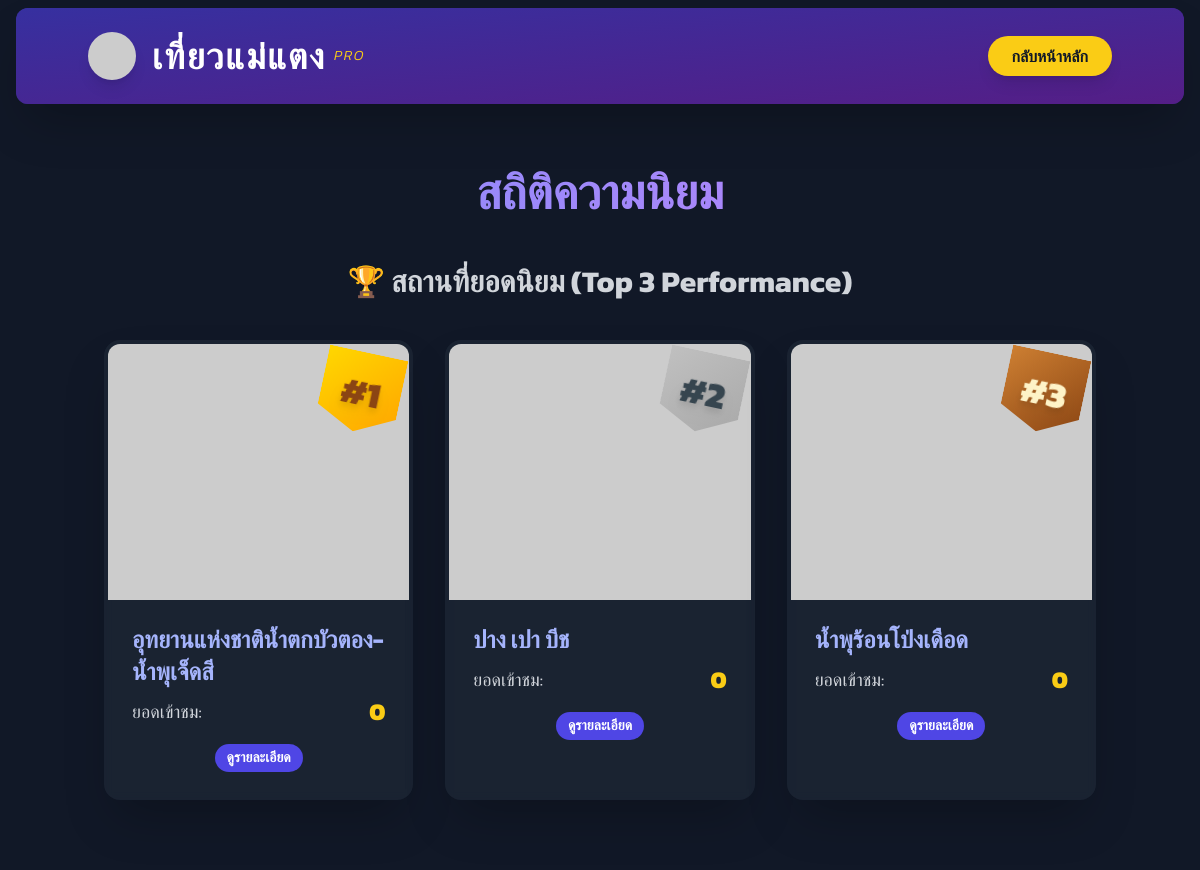
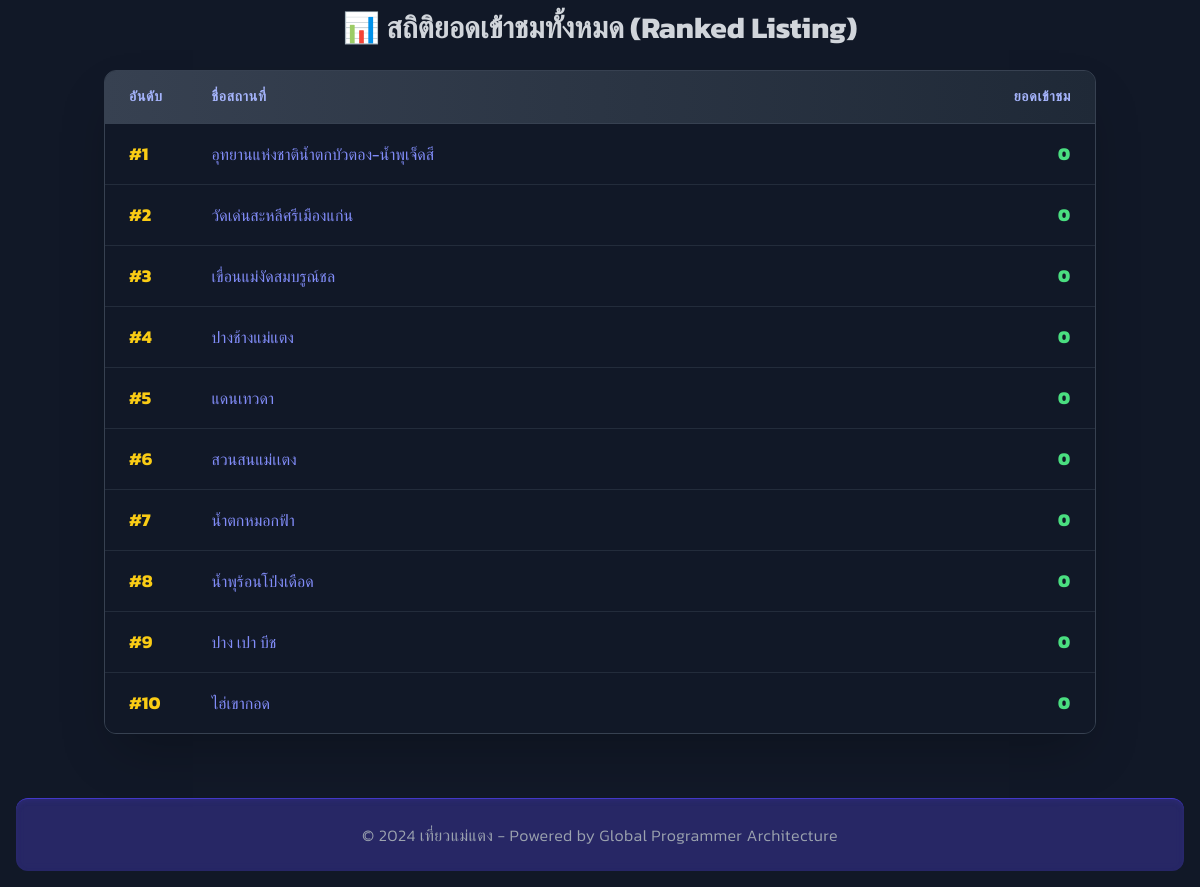
The page /statistics.php on the database its author committed (2 pictures, top to bottom).
### tables this page shows
CREATE TABLE `location1` (
  `id` int(11) NOT NULL,
  `name` varchar(255) NOT NULL,
  `description` text DEFAULT NULL,
  `description_short` varchar(255) DEFAULT NULL,
  `category_id` int(11) NOT NULL,
  `video_url` varchar(255) DEFAULT NULL,
  `latitude` decimal(10,8) DEFAULT NULL,
  `longitude` decimal(11,8) DEFAULT NULL,
  `image_url` varchar(255) DEFAULT NULL,
  `cached_rating` decimal(3,2) DEFAULT 0.00,
  `total_ratings` int(11) DEFAULT 0,
  `status` enum('active','inactive') DEFAULT 'active'
);

CREATE TABLE `statistic` (
  `locationID` int(11) NOT NULL,
  `viewCount` int(11) NOT NULL DEFAULT 0
);

### statistics.php (the view, shortened to what this page needs)
<?php
$servername = "localhost";
$username = "root";
$password = "";
$dbname = "maetaeng_tourism";
$conn = new mysqli($servername, $username, $password, $dbname);
$conn->set_charset("utf8mb4");
$top_locations = [];
$sql_top_3 = "SELECT
                l.id,
                l.name,
                s.viewCount,
                (SELECT url FROM media WHERE location_id = l.id AND media_type = 'image' LIMIT 1) AS image_url
              FROM statistic s
              JOIN location1 l ON s.locationID = l.id
              ORDER BY s.viewCount DESC
              LIMIT 3";
$result_top_3 = $conn->query($sql_top_3);
if ($result_top_3) {
    while ($row = $result_top_3->fetch_assoc()) {
        $top_locations[] = $row;
    }
}
$all_locations = [];
$sql_all = "SELECT
              l.id,
              l.name,
              s.viewCount,
              (SELECT url FROM media WHERE location_id = l.id AND media_type = 'image' LIMIT 1) AS image_url
            FROM statistic s
            JOIN location1 l ON s.locationID = l.id
            ORDER BY s.viewCount DESC";
$result_all = $conn->query($sql_all);
if ($result_all) {
    while ($row = $result_all->fetch_assoc()) {
        $all_locations[] = $row;
    }
}
?>
<!DOCTYPE html>
<html lang="th">
<head>
    <script src="https://cdn.tailwindcss.com"></script>
</head>
<body class="font-kanit bg-gray-900 p-4 min-h-screen flex flex-col text-gray-100">
    <header class="bg-indigo-900 text-white p-6 shadow-2xl rounded-xl relative overflow-hidden -mt-2">
        <div class="absolute inset-0 bg-gradient-to-br from-indigo-800 to-purple-900 opacity-90 transition-opacity duration-500 hover:opacity-100"></div>
        <div class="container mx-auto flex flex-col sm:flex-row justify-between items-center relative z-10">
            <div class="flex items-center text-4xl font-extrabold mb-4 sm:mb-0 tracking-wider">
                <img src="assets/images/logo.png"
                      alt="เที่ยวแม่แตง Logo"
                      class="h-12 w-12 mr-4 rounded-full shadow-lg"
                      onerror="this.onerror=null;this.src='https://placehold.co/150x48/4F46E5/FFFFFF?text=Logo+Error';">
                <span class="text-white text-4xl font-extrabold">เที่ยวแม่แตง</span>
                <span class="text-yellow-400 text-sm italic font-light ml-2">PRO</span>
            </div>
            <nav>
                <a href="index.php" class="bg-yellow-400 text-gray-900 py-2 px-6 rounded-full font-bold hover:bg-yellow-300 transition-all duration-300 transform hover:translate-y-[-2px] shadow-lg">กลับหน้าหลัก</a>
            </nav>
        </div>
    </header>
    <main class="container mx-auto mt-12 p-4 flex-grow">
        <h1 class="text-5xl font-extrabold text-center mb-12 text-transparent bg-clip-text bg-gradient-to-r from-indigo-400 to-purple-400 animate-pulse">สถิติความนิยม</h1>
        <section class="mb-20">
            <h2 class="text-3xl font-bold text-center text-gray-300 mb-10">🏆 สถานที่ยอดนิยม (Top 3 Performance)</h2>
            <div class="grid grid-cols-1 md:grid-cols-3 gap-8">
                <?php if (!empty($top_locations)): ?>
                    <?php foreach ($top_locations as $index => $location): ?>
                        <?php
                        $image_url_from_db = $location['image_url'];
                        $display_image_url = '../' . $image_url_from_db;
                        $final_image_url = htmlspecialchars($display_image_url ?: 'https://placehold.co/400x250/1F2937/F9FAFB?text=NO+IMAGE+DATA');
                        $rank = $index + 1;
                        $rank_class = '';
                        if ($rank === 1) $rank_class = 'rank-1 shadow-2xl shadow-yellow-500/50';
                        if ($rank === 2) $rank_class = 'rank-2 shadow-xl shadow-gray-500/50';
                        if ($rank === 3) $rank_class = 'rank-3 shadow-lg shadow-amber-800/50';
                        ?>
                       <a href="location_detail_controller.php?id=<?php echo htmlspecialchars($location['id']); ?>"
                          class="stat-card relative block rounded-2xl overflow-hidden shadow-2xl border-4 border-transparent hover:border-indigo-400 transform transition-all duration-500 hover:scale-[1.03] bg-gray-800/70 backdrop-blur-sm">
                            <div class="h-64">
                                <img src="<?php echo $final_image_url; ?>"
                                      alt="<?php echo htmlspecialchars($location['name']); ?>"
                                      class="w-full h-full object-cover transition-opacity duration-500 hover:opacity-80"
                                      onerror="this.onerror=null;this.src='https://placehold.co/400x250/1F2937/F9FAFB?text=NO+IMAGE+FOUND';">
                            </div>
                            <div class="absolute top-[-0.5rem] right-[-0.5rem] p-4 z-30">
                                <div class="rank-badge <?php echo $rank_class; ?> transform rotate-12">
                                    <span class="text-4xl font-extrabold rank-number drop-shadow-lg">#<?php echo $rank; ?></span>
                                </div>
                            </div>
                            <div class="p-6">
                                <h3 class="text-2xl font-bold text-indigo-300 mb-2"><?php echo htmlspecialchars($location['name']); ?></h3>
                                <div class="flex items-center justify-between text-lg text-gray-300">
                                    <span>ยอดเข้าชม:</span>
                                    <span class="font-extrabold text-yellow-400 text-2xl"><?php echo number_format($location['viewCount']); ?></span>
                                </div>
                                <div class="mt-4 text-center">
                                    <span class="inline-block bg-indigo-600 text-white text-sm font-semibold py-1 px-3 rounded-full hover:bg-indigo-500 transition-colors">ดูรายละเอียด</span>
                                </div>
                            </div>
                        </a>
                    <?php endforeach; ?>
                <?php else: ?>
                    <div class="md:col-span-3 text-center text-gray-500 italic p-10 bg-gray-800 rounded-xl">
                        <p class="text-xl">⚠️ ไม่พบข้อมูลสถิติสถานที่ยอดนิยม</p>
                    </div>
                <?php endif; ?>
            </div>
        </section>
        <section>
            <h2 class="text-3xl font-bold text-center text-gray-300 mb-6">📊 สถิติยอดเข้าชมทั้งหมด (Ranked Listing)</h2>
            <div class="bg-gray-800 rounded-xl shadow-2xl overflow-hidden border border-gray-700">
                <table class="min-w-full divide-y divide-gray-700">
                    <thead class="bg-gradient-to-r from-gray-700 to-gray-800">
                        <tr>
                            <th scope="col" class="px-6 py-4 text-left text-sm font-extrabold text-indigo-300 uppercase tracking-wider w-1/12">
                                อันดับ
                            </th>
                            <th scope="col" class="px-6 py-4 text-left text-sm font-extrabold text-indigo-300 uppercase tracking-wider">
                                ชื่อสถานที่
                            </th>
                            <th scope="col" class="px-6 py-4 text-right text-sm font-extrabold text-indigo-300 uppercase tracking-wider w-1/4">
                                ยอดเข้าชม
                            </th>
                        </tr>
                    </thead>
                    <tbody class="bg-gray-900 divide-y divide-gray-700/50">
                        <?php if (!empty($all_locations)): ?>
                            <?php foreach ($all_locations as $index => $location): ?>
                                <tr class="hover:bg-gray-700/50 transition duration-150">
                                    <td class="px-6 py-4 whitespace-nowrap text-lg font-bold text-yellow-400">
                                        #<?php echo $index + 1; ?>
                                    </td>
                                    <td class="px-6 py-4 whitespace-nowrap text-base text-gray-300">
                                        <a href="location_detail_controller.php?id=<?php echo htmlspecialchars($location['id']); ?>" class="text-indigo-400 hover:text-indigo-300 hover:underline transition-colors">
                                            <?php echo htmlspecialchars($location['name']); ?>
                                        </a>
                                    </td>
                                    <td class="px-6 py-4 whitespace-nowrap text-lg font-extrabold text-right text-green-400 tracking-wider">
                                        <?php echo number_format($location['viewCount']); ?>
                                    </td>
                                </tr>
                            <?php endforeach; ?>
                        <?php endif; ?>
                    </tbody>
                </table>
            </div>
        </section>
    </main>
    <footer class="bg-indigo-900/70 backdrop-blur-sm text-gray-400 p-6 text-center mt-12 rounded-xl shadow-inner shadow-indigo-900/50 border-t border-indigo-700">
        <p class="font-light tracking-wide">© 2024 เที่ยวแม่แตง - Powered by Global Programmer Architecture</p>
    </footer>
</body>
</html>

### statistics.php (style rules this page uses)
body { font-family: 'Kanit', sans-serif; }
.rank-badge { clip-path: polygon(0% 0%, 100% 0%, 100% 75%, 50% 100%, 0% 75%); width: 5rem; height: 5rem; display: flex; align-items: center; justify-content: center; }
.rank-1 { background: linear-gradient(135deg, #FFD700, #FFA500); color: #8B4513; }
.rank-2 { background: linear-gradient(135deg, #C0C0C0, #A9A9A9); color: #36454F; }
.rank-3 { background: linear-gradient(135deg, #CD7F32, #8B4513); color: #FEF3C7; }

### rows shown on the page
location1: rank "1", name "อุทยานแห่งชาติน้ำตกบัวตอง-น้ำพุเจ็ดสี", statistic.viewCount "0"
location1: rank "2", name "ปาง เปา บีช", statistic.viewCount "0"
location1: rank "3", name "น้ำพุร้อนโป่งเดือด", statistic.viewCount "0"
location1: name "วัดเด่นสะหลีศรีเมืองแก่น", statistic.viewCount "0"
location1: name "เขื่อนแม่งัดสมบรูณ์ชล", statistic.viewCount "0"
location1: name "ปางช้างแม่แตง", statistic.viewCount "0"
location1: name "แดนเทวดา", statistic.viewCount "0"
location1: name "สวนสนแม่เเตง", statistic.viewCount "0"
location1: name "น้ำตกหมอกฟ้า", statistic.viewCount "0"
location1: name "ไฮ่เขากอด", statistic.viewCount "0"
